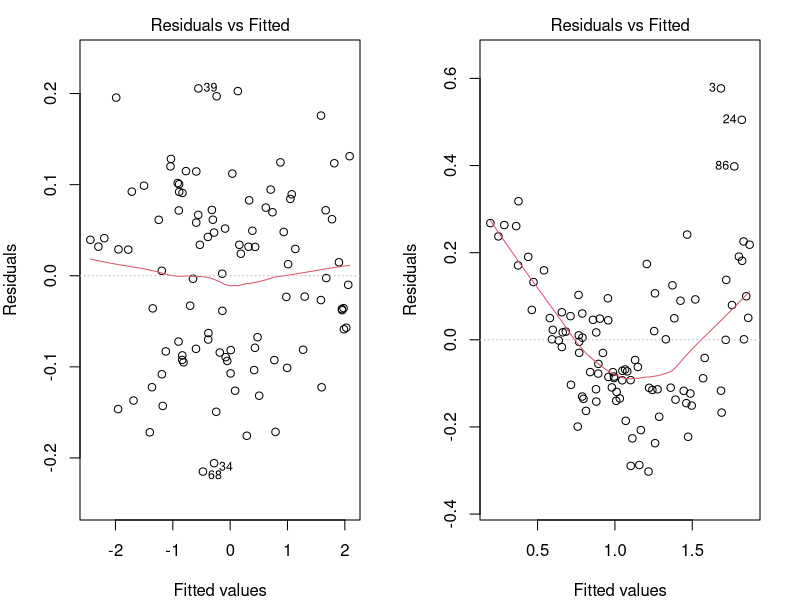

Here is the R script that generated this plot:
## ---- chunk 1
set.seed(2)
x <- rnorm(100)
y <- x + rnorm(100, sd=0.1)
y2 <- exp(x/3 + rnorm(100, sd=0.1))
par(mfrow=c(1,2), mar=c(4,4,2,2))
plot(lm(y ~ x), which=1, sub.caption="")
plot(lm(y2 ~ x), which=1, sub.caption="")
